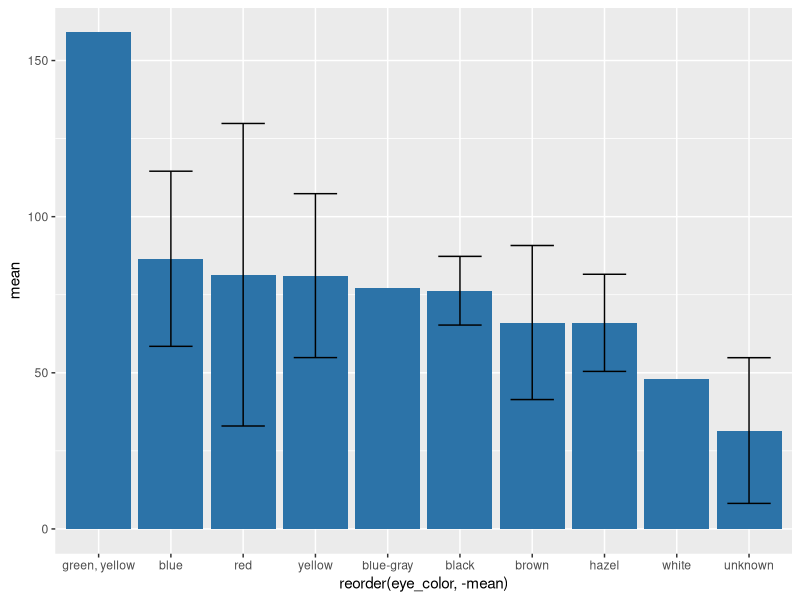
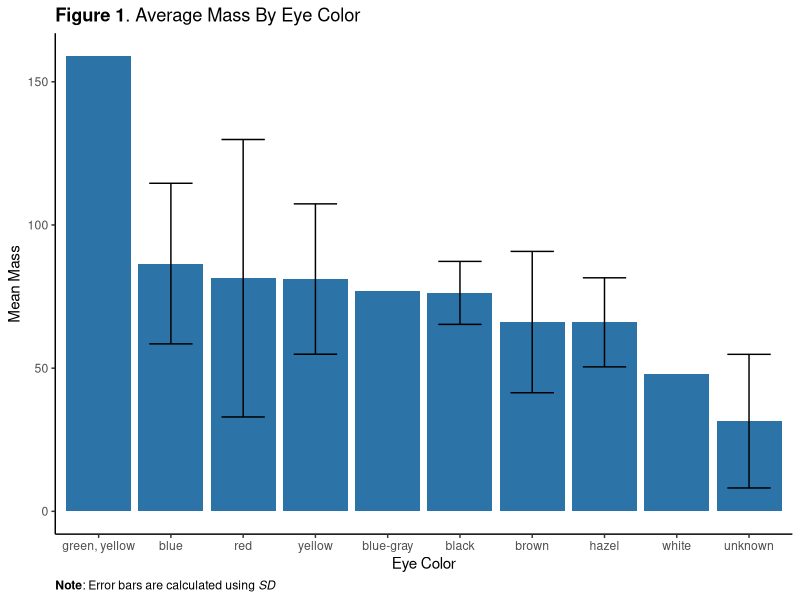
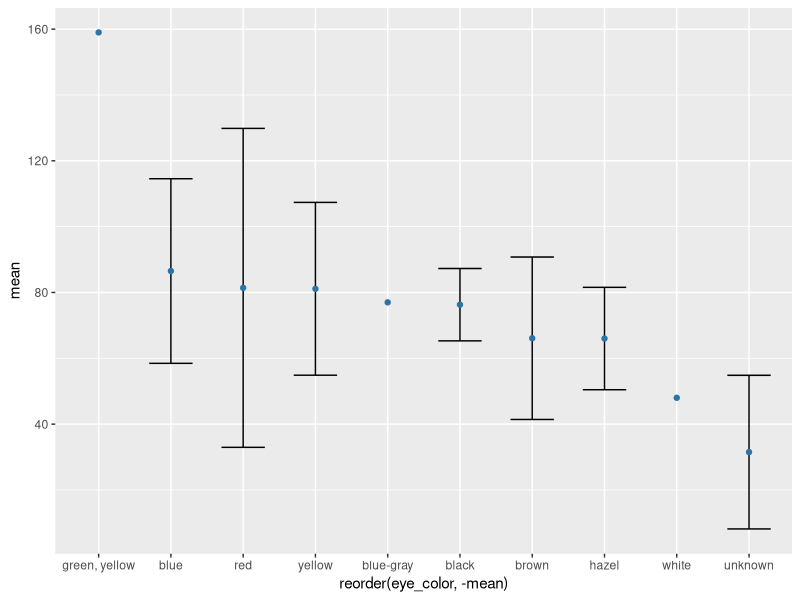
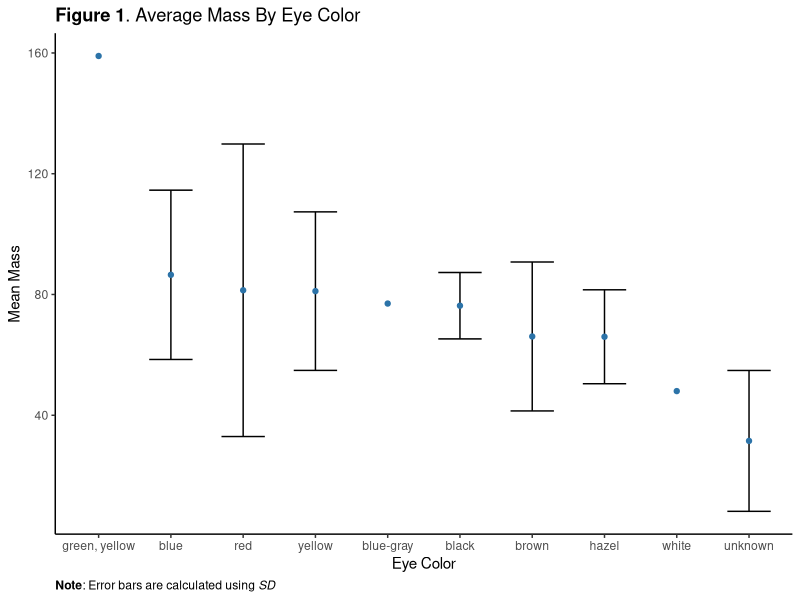
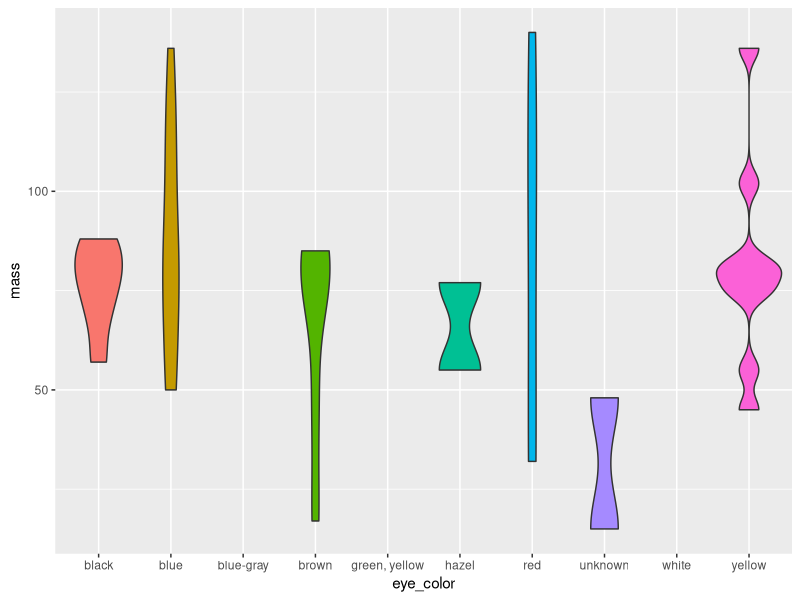
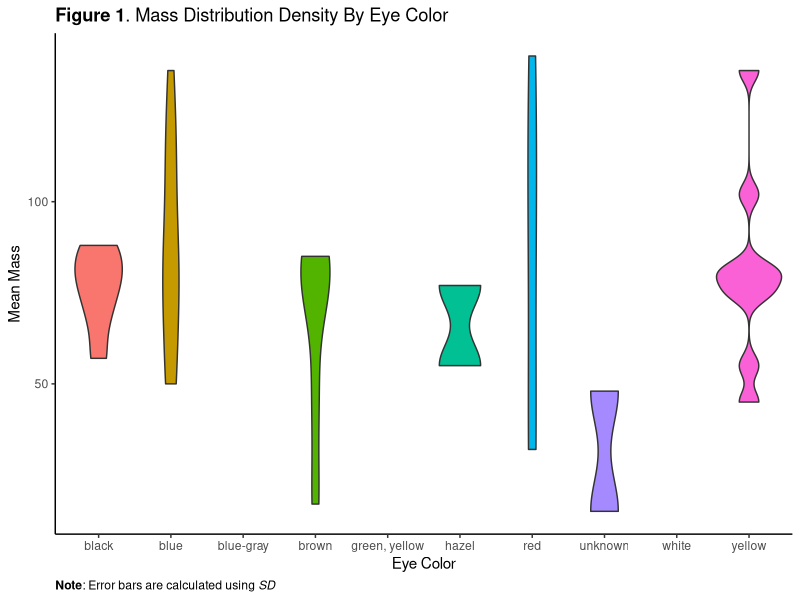

R code for these plots, in order:
## ---- chunk 1
#| echo: true
#| output: true
library(tidyverse)

starwars %>% 
  select(name,height,mass,eye_color) %>%  
  mutate(mass_dbl = mass * 2) %>% 
  head(5)
## ---- chunk 2
#| echo: true
#| output: true
starwars %>% 
  na.omit(mass) %>% 
  select(name,height,mass,eye_color) %>% 
  mutate(eye_color = as.factor(eye_color)) %>% 
  group_by(eye_color) %>% 
  summarize(mass_mean = mean(mass, na.rm = TRUE),
            mass_sd = sd(mass,na.rm = TRUE),
            mass_min = min(mass),
            mass_max = max(mass)) %>% 
  head(5)
## ---- chunk 3
#| echo: true
#| output: false
library(tidyverse)
library(ggtext)

bar_graph <- starwars %>% 
  select(eye_color,mass) %>% 
  filter(eye_color != "orange") %>% 
  na.omit(mass) %>% 
  group_by(eye_color) %>% 
  summarize(mean = mean(mass, na.rm = TRUE),
            sd = sd(mass, na.rm = TRUE),
            min = min(mass, na.rm = TRUE),
            max = max(mass, na.rm = TRUE),
            upper = mean  + sd,
            lower = mean - sd,
            n = n()) %>% mutate(eye_color = as.factor(eye_color)) %>% 
  ggplot(aes(x = reorder(eye_color,-mean), y = mean, ymax = upper, ymin = lower)) +
  geom_col(show.legend = FALSE, fill = "#2C73A8") +
  geom_errorbar(width = .60)

## ---- chunk 4
#| output: true
bar_graph
## ---- chunk 5
#| echo: true
#| output: false
bar_graph <- bar_graph +
  labs(title = "**Figure 1**. Average Mass By Eye Color",
       x = "Eye Color",
       y = "Mean Mass",
       caption = "**Note**: Error bars are calculated using *SD*") + 
  theme_classic() + 
  theme(plot.caption = element_markdown(hjust = 0),
        plot.title = element_markdown())
## ---- chunk 6
#| echo: false
#| output: true
bar_graph
## ---- chunk 7
#| output: false
#| echo: true
library(tidyverse)
library(ggtext)

point_graph <- starwars %>% 
  select(eye_color,mass) %>% 
  filter(eye_color != "orange") %>% 
  na.omit(mass) %>% 
  group_by(eye_color) %>% 
  summarize(mean = mean(mass, na.rm = TRUE),
            sd = sd(mass, na.rm = TRUE),
            min = min(mass, na.rm = TRUE),
            max = max(mass, na.rm = TRUE),
            upper = mean  + sd,
            lower = mean - sd,
            n = n()) %>% mutate(eye_color = as.factor(eye_color)) %>% 
  ggplot(aes(x = reorder(eye_color,-mean), y = mean, ymax = upper, ymin = lower)) +
  geom_errorbar(width = .60) +
  geom_point(show.legend = FALSE, color = "#2C73A8")
  
## ---- chunk 8
point_graph
## ---- chunk 9
#| echo: true
#| output: false
point_graph <- point_graph +
  labs(title = "**Figure 1**. Average Mass By Eye Color",
       x = "Eye Color",
       y = "Mean Mass",
       caption = "**Note**: Error bars are calculated using *SD*") + 
  theme_classic() + 
  theme(plot.caption = element_markdown(hjust = 0),
        plot.title = element_markdown())
## ---- chunk 10
point_graph
## ---- chunk 11
#| output: false
#| echo: true

library(tidyverse)
library(ggtext)

violin_graph <- starwars %>% 
  select(eye_color,mass) %>% 
  filter(eye_color != "orange") %>% 
  mutate(eye_color = as.factor(eye_color)) %>% 
  na.omit(mass) %>% 
  ggplot(aes(x = eye_color, y = mass, fill = eye_color)) +
  geom_violin(show.legend = FALSE)
## ---- chunk 12
#| output: true
#| echo: false
violin_graph
## ---- chunk 13
#| echo: true
#| output: false
violin_graph <- violin_graph +
  labs(title = "**Figure 1**. Mass Distribution Density By Eye Color",
       x = "Eye Color",
       y = "Mean Mass",
       caption = "**Note**: Error bars are calculated using *SD*") + 
  theme_classic() + 
  theme(plot.caption = element_markdown(hjust = 0),
        plot.title = element_markdown())
## ---- chunk 14
#| echo: false
#| output: true
violin_graph
## ---- chunk 15
#| echo: true
#| output: true
library(tidyverse)
library(psych)

describe(starwars$mass)
